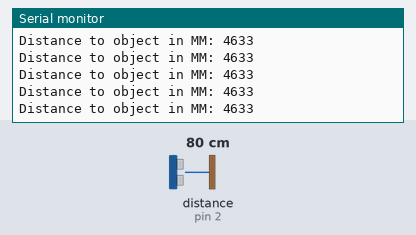
A sketch run on a simulated Arduino Uno, built with avr-gcc and run on an emulated ATmega328P. On the bench: the last lines printed to the serial monitor. Wiring (inferred from the names in the program): range finder with pulse-width output: data pin 2. The inputs (shaded band) are chosen by the test bench; at power-on: distance to the obstacle (sensor on pin 2) 80 cm. The echo pulse lasts 58.3 µs per cm.

Above: at 1.2 s.
1.3 s: distance to the obstacle (sensor on pin 2) set to 2 cm
At 1.39 s:
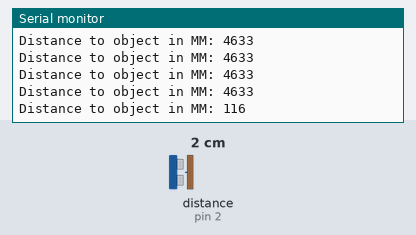
2.8 s: distance to the obstacle (sensor on pin 2) set to 4 cm
At 2.81 s:
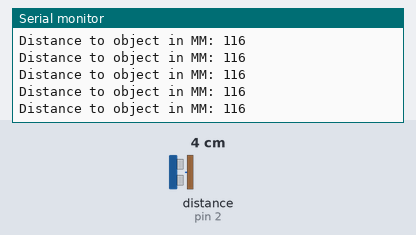
Timing chart, 0 to 5.8 s (numbered marks = the images above; inputs shaded):
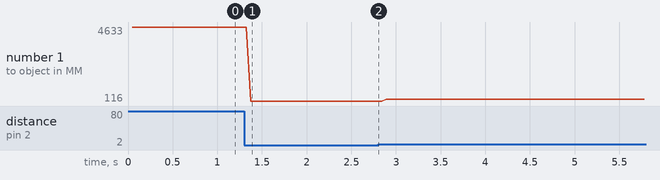

The sketch:

readDistanceMM.ino
```cpp
/*
 * Creation & Computation - Digital Futures, OCAD University
 * Kate Hartman / Nick Puckett
 *
 * Reads from a Maxbotix Distance sensor via pulse width
 * It returns the value in millimeters
 *
 *
 */


int pinNumber = 2; //the pin the pulsewidth is read on
int distanceMM; //variable that holds the reading

void setup()

{

pinMode(pinNumber,INPUT);  //since we are using a digital pin, we must set tell it that it will be an INPUT

Serial.begin(9600); //turn on the serial port so we can read from the console
}

void loop()

{
distanceMM = pulseIn(pinNumber, HIGH);//read the value from the sensor

Serial.print("Distance to object in MM: ");//print the value to the console
Serial.println(distanceMM);

}
```

Measured:
- after the input at 1.3 s, the serial monitor: prints a new line after 0.07 s (image 1)
- plotted number 1: 4633 → 116 after the input at 1.3 s, 116 → 232 after the input at 2.8 s
